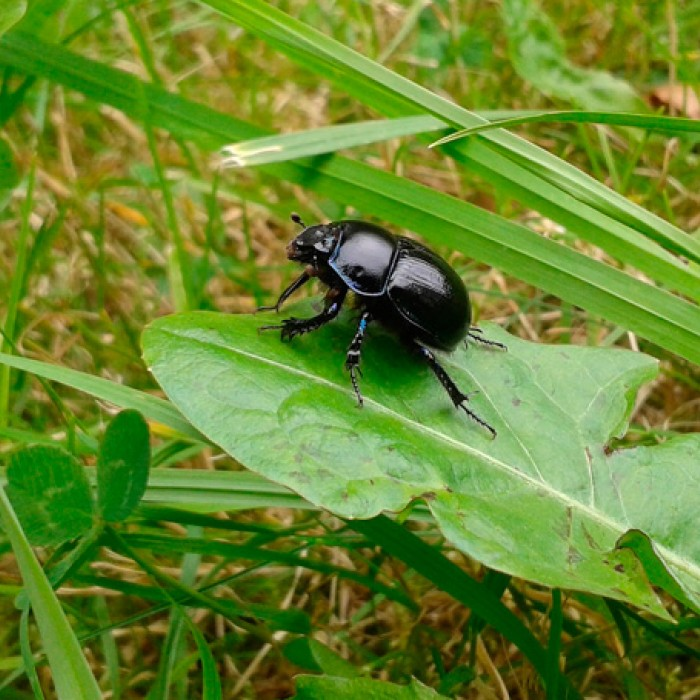
#> input picture images/escarabajo1.jpg, 700 x 700 px
$ python ventanaPrueba.py
#> lines starting #> are read from the running program, lines starting #| are printed output that depends on the picture
### siliding_window/ventana.py
# imutils
import imutils

# numpy
import numpy as np

# Helper libraries
import numpy as np
import matplotlib.pyplot as plt

###############################  Funcion Ventana  ###############################

def ventana(imagen, paso, ventanaAnchura, ventanaAltura):
    for filas in range(0,imagen.shape[0],paso):
        for columnas in range(0,imagen.shape[1],paso):
            yield (columnas, filas, imagen[filas:ventanaAltura+filas, columnas:ventanaAnchura+columnas])

################################ Programa Prueba ################################

"""imagen = cv2.imread('../images/escarabajo1.jpg',0)

newImagen = ventana(imagen, 300, 300)
i = 0

imagenes = []

for n in newImagen:
    if i <= 1:
        imagenes.append(n)
        #plt.figure('Escarabajo Ventana')
        #plt.imshow(n)
        #plt.show()
        i=i+1

plt.figure()
plt.imshow(imagenes[0])
plt.show()

plt.figure()
plt.imshow(imagenes[1])
plt.show()
#altura, anchura = newImagen.shape
#print(altura, anchura)"""

### siliding_window/ventanaPrueba.py
from ventana import ventana

# cv2
import cv2

ventanaAncho = 10
ventanaAltura = 10
paso = 10

imagen = cv2.imread('../images/escarabajo1.jpg',0)
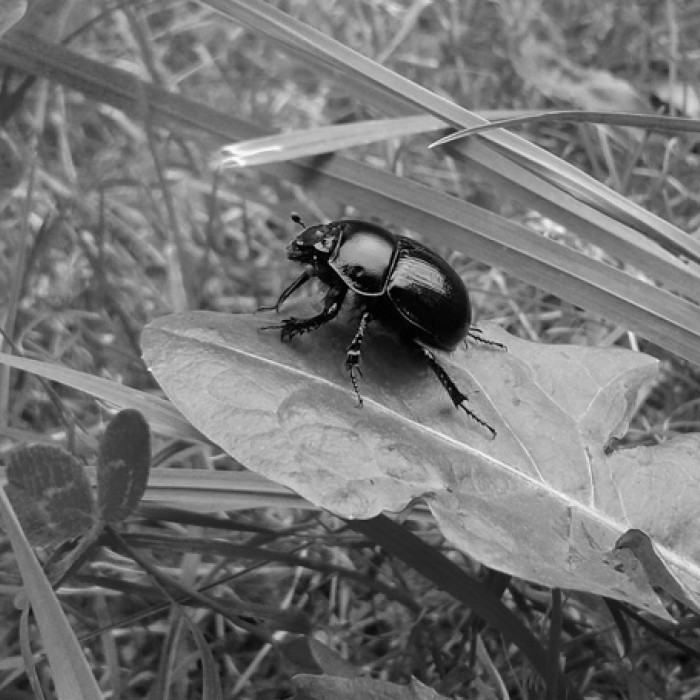
#> imagen: shape (700, 700); min 0, max 253, mean 115.2

for (x, y, ventana) in ventana(imagen, paso, ventanaAncho, ventanaAltura):
    cv2.rectangle(imagen, (x, y), (x + ventanaAncho, y + ventanaAltura), (0,255,0), 2)
    cv2.imshow('figura', imagen)
    cv2.waitKey(1)
#> this loop made 4900 passes
#> x on passes 1 to 3: 0, 10, 20
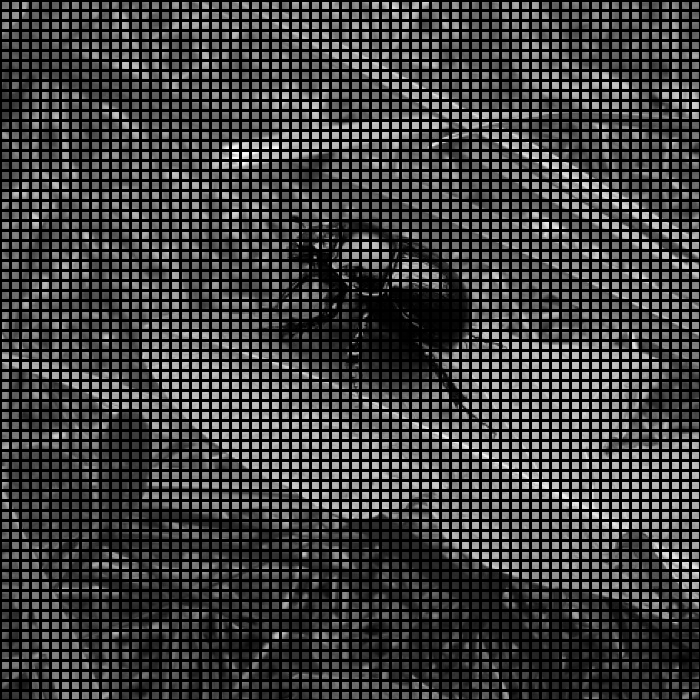
#> imagen: shape (700, 700); min 0, max 252, mean 56.4

$ run again, with images/escarabajo2.jpg copied over images/escarabajo1.jpg
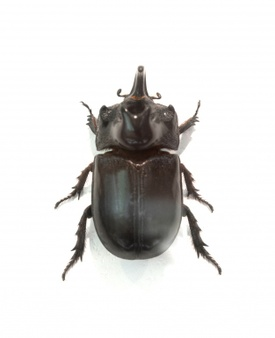
#> input picture images/escarabajo2.jpg, 275 x 338 px
#> the loop `for (x, y, ventana) in ventana(imagen, paso, ventanaAncho, ventanaAltu..` made 952 passes
#> (x, y) on passes 1 to 3: (0, 0), (10, 0), (20, 0)
#> pass 2, `cv2.imshow('figura', imagen)`:
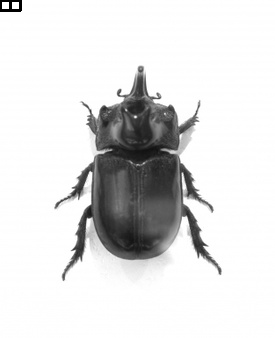
#> window 'figura': shape (338, 275); min 0, max 255, mean 223.5
#> after the loop `for (x, y, ventana) in ventana(imagen, paso, ventanaAncho, ventanaAltu..`:
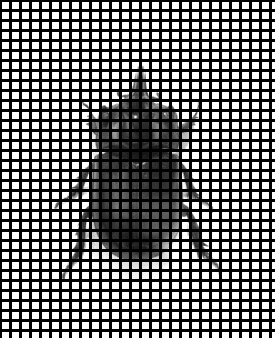
#> imagen: shape (338, 275); min 0, max 255, mean 109.6

$ run again, with images/escarabajo3.jpg copied over images/escarabajo1.jpg
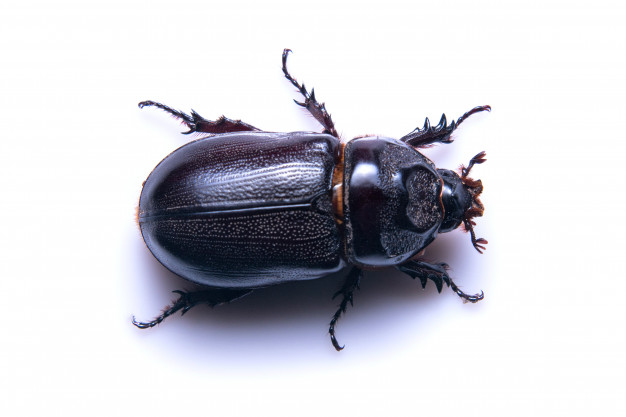
#> input picture images/escarabajo3.jpg, 626 x 417 px
#> `imagen = cv2.imread('../images/escarabajo1.jpg',0)`:
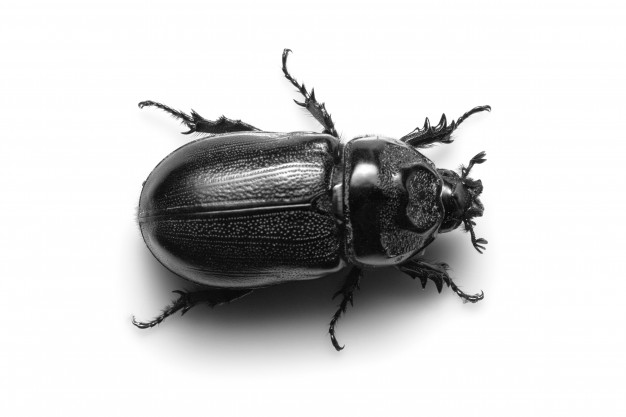
#> imagen: shape (417, 626); min 1, max 255, mean 207.7
#> the loop `for (x, y, ventana) in ventana(imagen, paso, ventanaAncho, ventanaAltu..` made 2646 passes
#> x on passes 1 to 3: 0, 10, 20
#> after the loop `for (x, y, ventana) in ventana(imagen, paso, ventanaAncho, ventanaAltu..`:
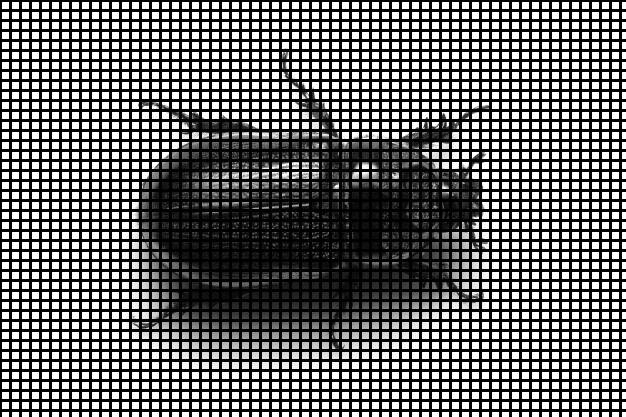
#> imagen: shape (417, 626); min 0, max 255, mean 101.8

$ run again, with images/escarabajo5.jpg copied over images/escarabajo1.jpg
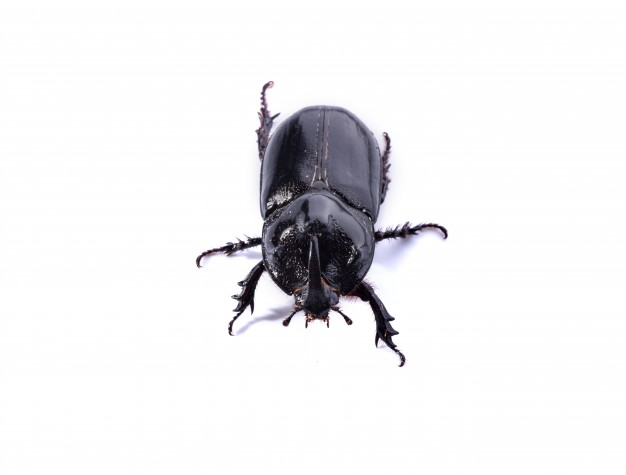
#> input picture images/escarabajo5.jpg, 626 x 475 px
#> the loop `for (x, y, ventana) in ventana(imagen, paso, ventanaAncho, ventanaAltu..` made 3024 passes
#> x on passes 1 to 3: 0, 10, 20
#> after the loop `for (x, y, ventana) in ventana(imagen, paso, ventanaAncho, ventanaAltu..`:
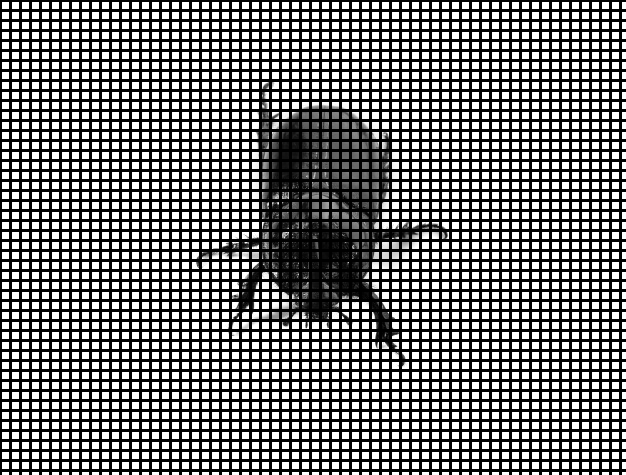
#> imagen: shape (475, 626); min 0, max 255, mean 116.5
